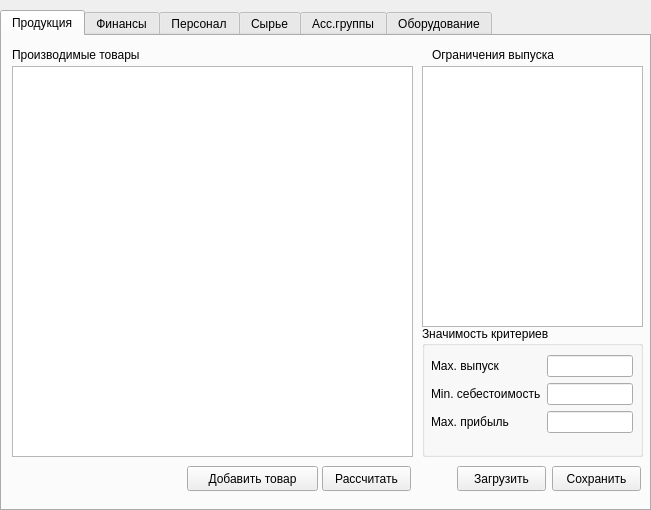
<?xml version="1.0" encoding="UTF-8"?>
<ui version="4.0">
 <class>Form</class>
 <widget class="QWidget" name="Form">
  <property name="geometry">
   <rect>
    <x>0</x>
    <y>0</y>
    <width>651</width>
    <height>510</height>
   </rect>
  </property>
  <property name="windowTitle">
   <string>Объемное планирование деятельности предприятия</string>
  </property>
  <widget class="QTabWidget" name="tabs">
   <property name="geometry">
    <rect>
     <x>0</x>
     <y>10</y>
     <width>651</width>
     <height>501</height>
    </rect>
   </property>
   <property name="currentIndex">
    <number>0</number>
   </property>
   <widget class="QWidget" name="tab_6">
    <attribute name="title">
     <string>Продукция</string>
    </attribute>
    <widget class="QPushButton" name="makeCalculationButton">
     <property name="geometry">
      <rect>
       <x>320</x>
       <y>430</y>
       <width>89</width>
       <height>25</height>
      </rect>
     </property>
     <property name="text">
      <string>Рассчитать</string>
     </property>
    </widget>
    <widget class="QPushButton" name="addItemButton">
     <property name="geometry">
      <rect>
       <x>185</x>
       <y>430</y>
       <width>131</width>
       <height>25</height>
      </rect>
     </property>
     <property name="text">
      <string>Добавить товар</string>
     </property>
    </widget>
    <widget class="QLabel" name="label_12">
     <property name="geometry">
      <rect>
       <x>10</x>
       <y>10</y>
       <width>171</width>
       <height>17</height>
      </rect>
     </property>
     <property name="text">
      <string>Производимые товары</string>
     </property>
    </widget>
    <widget class="QLabel" name="label_13">
     <property name="geometry">
      <rect>
       <x>430</x>
       <y>10</y>
       <width>161</width>
       <height>17</height>
      </rect>
     </property>
     <property name="text">
      <string>Ограничения выпуска</string>
     </property>
    </widget>
    <widget class="QTableView" name="producedItemsTable">
     <property name="geometry">
      <rect>
       <x>10</x>
       <y>30</y>
       <width>401</width>
       <height>391</height>
      </rect>
     </property>
    </widget>
    <widget class="QTableView" name="producedItemsRestrictionsTable">
     <property name="geometry">
      <rect>
       <x>420</x>
       <y>30</y>
       <width>221</width>
       <height>261</height>
      </rect>
     </property>
    </widget>
    <widget class="QGroupBox" name="groupBox">
     <property name="geometry">
      <rect>
       <x>420</x>
       <y>290</y>
       <width>221</width>
       <height>131</height>
      </rect>
     </property>
     <property name="title">
      <string>Значимость критериев</string>
     </property>
     <widget class="QWidget" name="formLayoutWidget">
      <property name="geometry">
       <rect>
        <x>9</x>
        <y>29</y>
        <width>202</width>
        <height>89</height>
       </rect>
      </property>
      <layout class="QFormLayout" name="formLayout">
       <item row="0" column="0">
        <widget class="QLabel" name="label_14">
         <property name="text">
          <string>Max. выпуск</string>
         </property>
        </widget>
       </item>
       <item row="0" column="1">
        <widget class="QLineEdit" name="maxProdCriteria"/>
       </item>
       <item row="1" column="0">
        <widget class="QLabel" name="label_15">
         <property name="text">
          <string>Min. себестоимость</string>
         </property>
        </widget>
       </item>
       <item row="1" column="1">
        <widget class="QLineEdit" name="minCostCriteria"/>
       </item>
       <item row="2" column="0">
        <widget class="QLabel" name="label_16">
         <property name="text">
          <string>Max. прибыль</string>
         </property>
        </widget>
       </item>
       <item row="2" column="1">
        <widget class="QLineEdit" name="maxProfitCriteria"/>
       </item>
      </layout>
     </widget>
    </widget>
    <widget class="QPushButton" name="loadButton">
     <property name="geometry">
      <rect>
       <x>455</x>
       <y>430</y>
       <width>89</width>
       <height>25</height>
      </rect>
     </property>
     <property name="text">
      <string>Загрузить</string>
     </property>
    </widget>
    <widget class="QPushButton" name="saveButton">
     <property name="geometry">
      <rect>
       <x>550</x>
       <y>430</y>
       <width>89</width>
       <height>25</height>
      </rect>
     </property>
     <property name="text">
      <string>Сохранить</string>
     </property>
    </widget>
   </widget>
   <widget class="QWidget" name="tab_5">
    <attribute name="title">
     <string>Финансы</string>
    </attribute>
    <widget class="QLabel" name="label_10">
     <property name="geometry">
      <rect>
       <x>10</x>
       <y>10</y>
       <width>111</width>
       <height>17</height>
      </rect>
     </property>
     <property name="text">
      <string>Оптовые цены</string>
     </property>
    </widget>
    <widget class="QLabel" name="label_11">
     <property name="geometry">
      <rect>
       <x>330</x>
       <y>10</y>
       <width>111</width>
       <height>17</height>
      </rect>
     </property>
     <property name="text">
      <string>Себестоимость</string>
     </property>
    </widget>
    <widget class="QTableView" name="wholesalePricesTable">
     <property name="geometry">
      <rect>
       <x>10</x>
       <y>30</y>
       <width>311</width>
       <height>421</height>
      </rect>
     </property>
    </widget>
    <widget class="QTableView" name="costPriceTable">
     <property name="geometry">
      <rect>
       <x>330</x>
       <y>30</y>
       <width>311</width>
       <height>421</height>
      </rect>
     </property>
    </widget>
   </widget>
   <widget class="QWidget" name="tab">
    <attribute name="title">
     <string>Персонал</string>
    </attribute>
    <widget class="QLabel" name="label">
     <property name="geometry">
      <rect>
       <x>10</x>
       <y>10</y>
       <width>191</width>
       <height>17</height>
      </rect>
     </property>
     <property name="text">
      <string>Трудозатраты сотрудников</string>
     </property>
    </widget>
    <widget class="QLabel" name="label_2">
     <property name="geometry">
      <rect>
       <x>430</x>
       <y>10</y>
       <width>141</width>
       <height>17</height>
      </rect>
     </property>
     <property name="text">
      <string>Зараб.платы</string>
     </property>
    </widget>
    <widget class="QPushButton" name="addEmployeeButton">
     <property name="geometry">
      <rect>
       <x>10</x>
       <y>430</y>
       <width>161</width>
       <height>25</height>
      </rect>
     </property>
     <property name="text">
      <string>Добавить сотрудника</string>
     </property>
    </widget>
    <widget class="QLineEdit" name="salaryTotalBudget">
     <property name="geometry">
      <rect>
       <x>390</x>
       <y>430</y>
       <width>251</width>
       <height>25</height>
      </rect>
     </property>
    </widget>
    <widget class="QLabel" name="label_3">
     <property name="geometry">
      <rect>
       <x>250</x>
       <y>430</y>
       <width>141</width>
       <height>20</height>
      </rect>
     </property>
     <property name="text">
      <string>Фонд зараб. платы</string>
     </property>
    </widget>
    <widget class="QTableView" name="laborCostsTable">
     <property name="geometry">
      <rect>
       <x>10</x>
       <y>30</y>
       <width>411</width>
       <height>391</height>
      </rect>
     </property>
    </widget>
    <widget class="QTableView" name="salaryTable">
     <property name="geometry">
      <rect>
       <x>430</x>
       <y>30</y>
       <width>211</width>
       <height>391</height>
      </rect>
     </property>
    </widget>
   </widget>
   <widget class="QWidget" name="tab_2">
    <attribute name="title">
     <string>Сырье</string>
    </attribute>
    <widget class="QLabel" name="label_6">
     <property name="geometry">
      <rect>
       <x>10</x>
       <y>10</y>
       <width>111</width>
       <height>17</height>
      </rect>
     </property>
     <property name="text">
      <string>Расходы сырья</string>
     </property>
    </widget>
    <widget class="QPushButton" name="addRawMaterialKindButton">
     <property name="geometry">
      <rect>
       <x>10</x>
       <y>430</y>
       <width>151</width>
       <height>25</height>
      </rect>
     </property>
     <property name="text">
      <string>Добавить вид сырья</string>
     </property>
    </widget>
    <widget class="QLabel" name="label_7">
     <property name="geometry">
      <rect>
       <x>430</x>
       <y>10</y>
       <width>111</width>
       <height>17</height>
      </rect>
     </property>
     <property name="text">
      <string>Ресурсы сырья</string>
     </property>
    </widget>
    <widget class="QTableView" name="rawMaterialConsumptionTable">
     <property name="geometry">
      <rect>
       <x>10</x>
       <y>30</y>
       <width>411</width>
       <height>391</height>
      </rect>
     </property>
    </widget>
    <widget class="QTableView" name="rawMaterialResourcesTable">
     <property name="geometry">
      <rect>
       <x>430</x>
       <y>30</y>
       <width>211</width>
       <height>391</height>
      </rect>
     </property>
    </widget>
   </widget>
   <widget class="QWidget" name="tab_3">
    <attribute name="title">
     <string>Асс.группы</string>
    </attribute>
    <widget class="QLabel" name="label_8">
     <property name="geometry">
      <rect>
       <x>20</x>
       <y>10</y>
       <width>131</width>
       <height>17</height>
      </rect>
     </property>
     <property name="text">
      <string>Принадлежность</string>
     </property>
    </widget>
    <widget class="QPushButton" name="addRangeGroupButton">
     <property name="geometry">
      <rect>
       <x>10</x>
       <y>430</y>
       <width>181</width>
       <height>25</height>
      </rect>
     </property>
     <property name="text">
      <string>Добавить асс. группу</string>
     </property>
    </widget>
    <widget class="QLabel" name="label_9">
     <property name="geometry">
      <rect>
       <x>320</x>
       <y>10</y>
       <width>67</width>
       <height>17</height>
      </rect>
     </property>
     <property name="text">
      <string>Объемы</string>
     </property>
    </widget>
    <widget class="QTableView" name="itemsToGroupAttachmentTable">
     <property name="geometry">
      <rect>
       <x>10</x>
       <y>30</y>
       <width>311</width>
       <height>391</height>
      </rect>
     </property>
    </widget>
    <widget class="QTableView" name="groupVolumeTable">
     <property name="geometry">
      <rect>
       <x>330</x>
       <y>30</y>
       <width>311</width>
       <height>391</height>
      </rect>
     </property>
    </widget>
   </widget>
   <widget class="QWidget" name="tab_4">
    <attribute name="title">
     <string>Оборудование</string>
    </attribute>
    <widget class="QLabel" name="label_4">
     <property name="geometry">
      <rect>
       <x>10</x>
       <y>10</y>
       <width>231</width>
       <height>17</height>
      </rect>
     </property>
     <property name="text">
      <string>Расход ресурсов оборудования</string>
     </property>
    </widget>
    <widget class="QLabel" name="label_5">
     <property name="geometry">
      <rect>
       <x>430</x>
       <y>10</y>
       <width>121</width>
       <height>17</height>
      </rect>
     </property>
     <property name="text">
      <string>Ресурсы</string>
     </property>
    </widget>
    <widget class="QPushButton" name="addEquipmentButton">
     <property name="geometry">
      <rect>
       <x>10</x>
       <y>430</y>
       <width>191</width>
       <height>25</height>
      </rect>
     </property>
     <property name="text">
      <string>Добавить оборудование</string>
     </property>
    </widget>
    <widget class="QTableView" name="equipmentResourceConsumptionTable">
     <property name="geometry">
      <rect>
       <x>10</x>
       <y>30</y>
       <width>411</width>
       <height>391</height>
      </rect>
     </property>
    </widget>
    <widget class="QTableView" name="equipmentResourcesTable">
     <property name="geometry">
      <rect>
       <x>430</x>
       <y>30</y>
       <width>211</width>
       <height>391</height>
      </rect>
     </property>
    </widget>
   </widget>
  </widget>
 </widget>
 <resources/>
 <connections/>
</ui>
